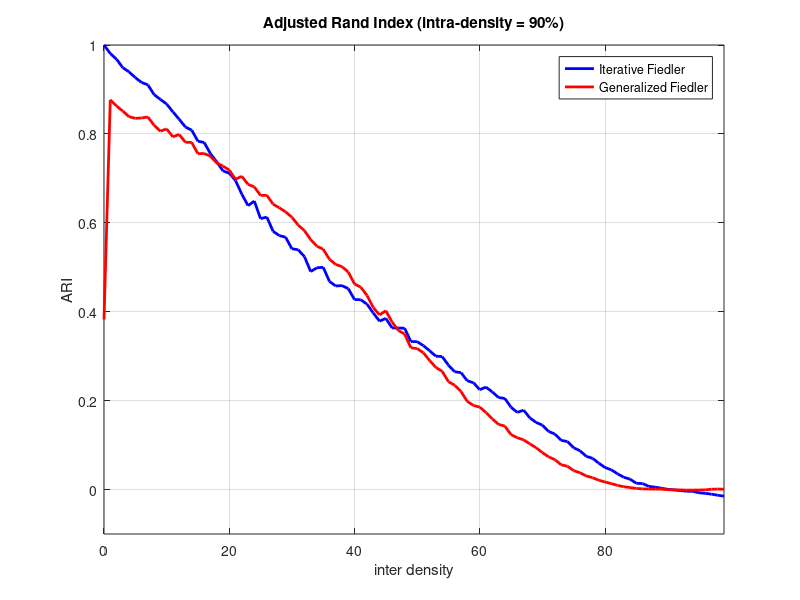
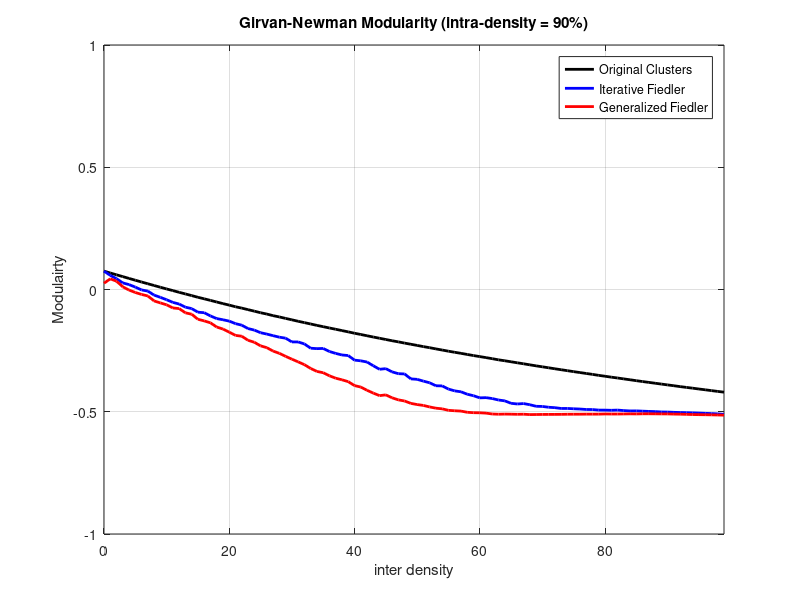

Reproduce these figures in MATLAB, in order. (Note: this script raises an error after producing the figures.)
clear; clc

load('compare_hierarchical_fiedler_generalized_fiedler_2clusters_of_different_sizes_1000iter_100stp.mat')

figure()
    plot(0:99,meanARI(1,:), 'b', 'LineWidth',2)
    hold on
    plot(0:99,meanARI(2,:), 'r', 'LineWidth',2)
    hold off
    grid on
    title('Adjusted Rand Index (intra-density = 90%)')
    legend({'Iterative Fiedler','Generalized Fiedler'})
    xlabel('inter density')
    ylabel('ARI')
    xlim([0,99])
    ylim([-.1,1])
    
figure()
    plot(0:99,meanGNM(3,:),'k', 'LineWidth',2)
    hold on
    plot(0:99,meanGNM(1,:),'b', 'LineWidth',2)
    plot(0:99,meanGNM(2,:),'r', 'LineWidth',2)
    hold off
    grid on
    title('Girvan-Newman Modularity (intra-density = 90%)')
    legend({'Original Clusters','Iterative Fiedler','Generalized Fiedler'})
    xlabel('inter density')
    ylabel('Modulairty')
    xlim([0,99])
    ylim([-1,1])

figure()
count = 0;
for t = 11:10:100;
    a = (t-1)/100;
    b = .9;
    N = [100,12,8,15];
    P = [b,a,a,a; 
        a,b,a,a; 
        a,a,b,a;
        a,a,a,b];
    A = random_multi_bottleneck_graph(N,P); 
    count = count+1;
    subplot(3,3,count)
        %imagesc(A)
        imagesc_clusters(A,N)
        %'Sample graph with intra-density = ' num2str(100*b) '%, '
        title(['inter density = ' num2str(100*a) '%'])
%         colorbar
%         colormap('jet')
%         caxis([-1,1])
        axis square
end